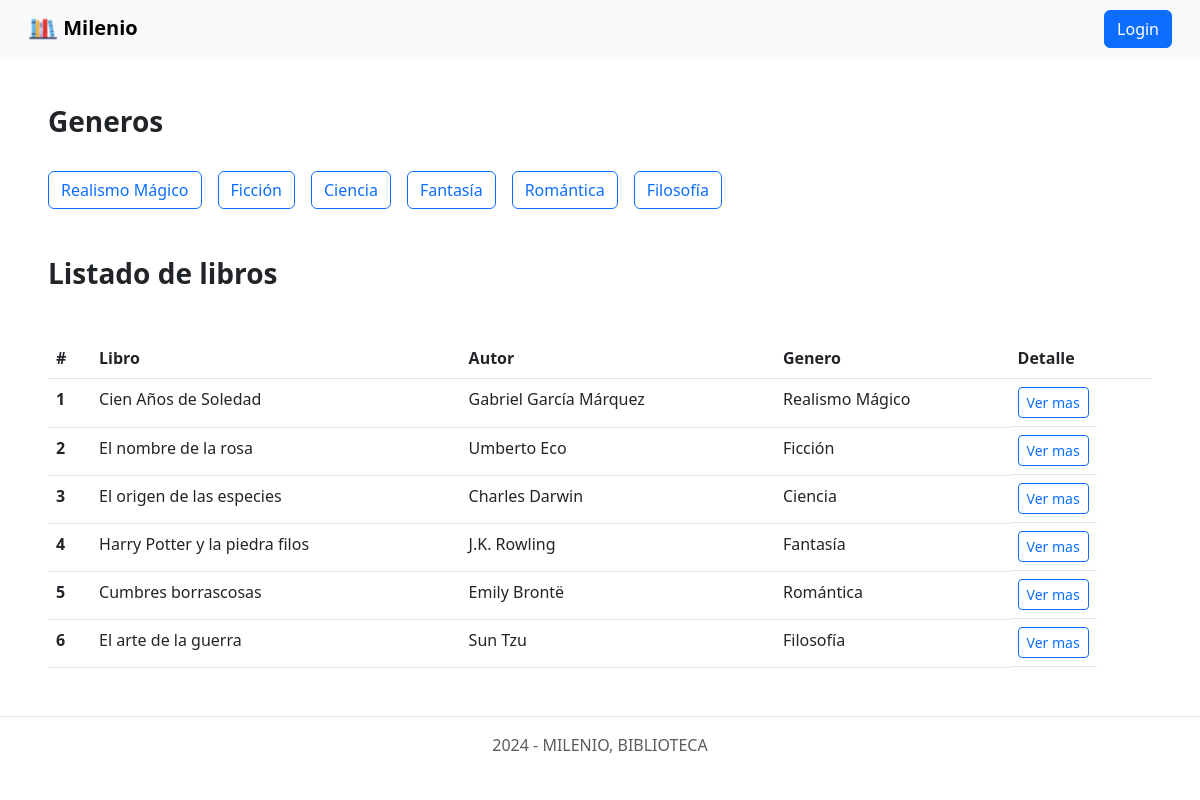
Before: / with the older database file.
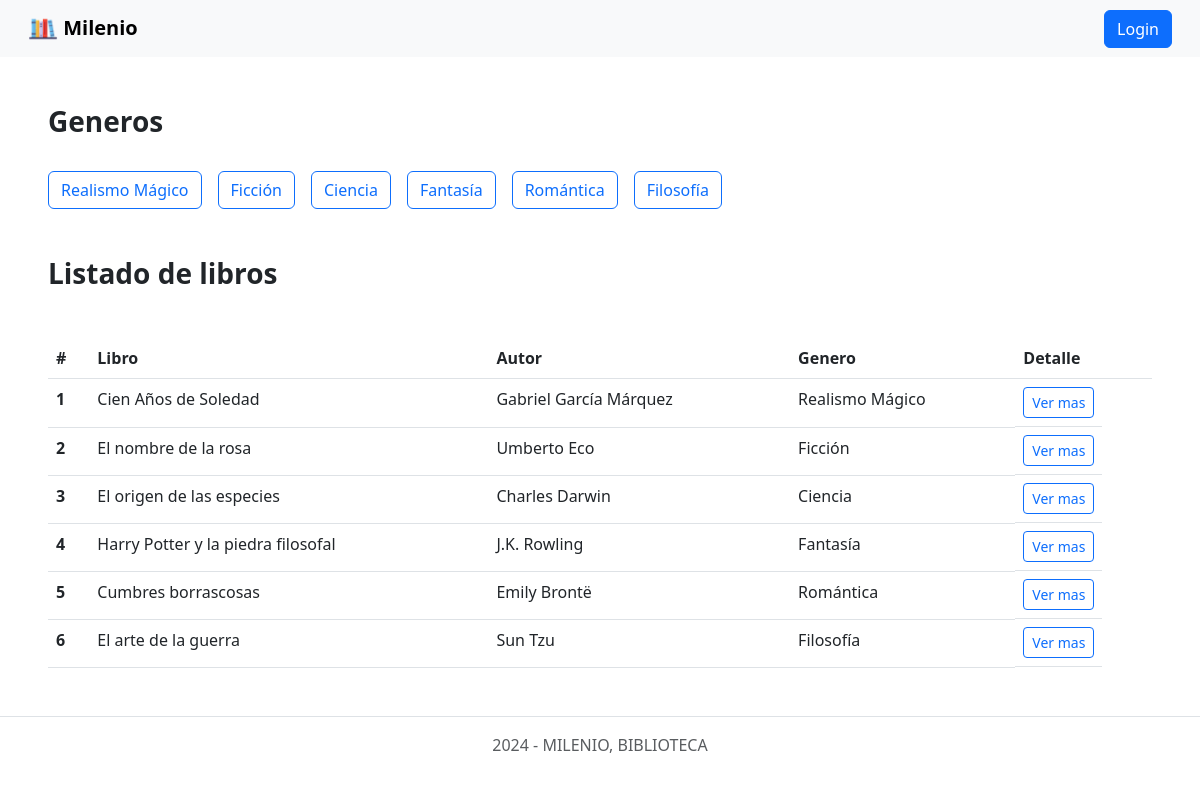
After: the same page with the newer database file.
### tables this page shows
CREATE TABLE `libros` (
  `id_libro` int(11) NOT NULL,
  `nombre` varchar(50) NOT NULL,
  `autor` varchar(40) NOT NULL,
  `resena` text NOT NULL,
  `genero` varchar(40) NOT NULL
);

### function.router.php (called while the page is built, shortened)
<?php
    function showHome(){
        include_once 'templates/layout/header.phtml';
        include_once 'templates/generos.phtml';
        include_once 'templates/catalogo.phtml';
        include_once 'templates/layout/footer.phtml';
    }

### db.php (called while the page is built)
<?php
    $db = new PDO('mysql:host=localhost;dbname=milenio_db;charset=utf8', 'root', '');
    $query = $db->prepare('SELECT * FROM libros');
    $query->execute();
    $catalogo = $query->fetchAll(PDO::FETCH_ASSOC);
    $generos = [];
    foreach ($catalogo as $genero):
        if (!in_array($genero['genero'], $generos)):
            $generos[] = $genero['genero'];
        endif;
    endforeach;

### templates/catalogo.phtml (the view)
<?php
    include_once 'db.php';
?>
<div class="mx-5">
    <h2 class="fs-3 fw-bold mt-5">Listado de libros</h2>
    <table class="table mt-5">
        <thead>
            <tr>
                <th scope="col">#</th><th scope="col">Libro</th><th scope="col">Autor</th><th scope="col">Genero</th><th scope="col">Detalle</th>
            </tr>
        </thead>
        <tbody>
            <?php
                foreach($catalogo as $libro){
                    echo '
                        <tr>
                            <th scope="row">' . $libro['id_libro'] . '</th>
                            <td>' . $libro['nombre'] . '</td>
                            <td>' . $libro['autor'] . '</td>
                            <td>' . $libro['genero'] . '</td>
                            <td class="d-inline-flex gap-3">
                                <a href="../router.php/?action=detail/' . $libro['id_libro'] . '">
                                    <button type="button" class="btn btn-outline-primary btn-sm">Ver mas</button>
                                </a>
                            </td>
                        </tr>
                    ';
                }
            ?>
        </tbody>
    </table>
</div>

### router.php (shortened to what this page needs)
<?php
    include_once 'function.router.php';
    if(!empty($_GET['action'])){
        $action = $_GET['action'];
    } else {
        $action = 'home';
    }
    $params = explode('/', $action);
    switch ($params[0]) {
        case 'home':
            showHome();
            break;
    }
?>

### templates/layout/header.phtml (shortened to what this page needs)
<!DOCTYPE html>
    <html lang="en">
        <head>
            <link href="https://cdn.jsdelivr.net/npm/bootstrap@5.3.0-alpha1/dist/css/bootstrap.min.css" rel="stylesheet">
        </head>
        <nav class="navbar bg-body-tertiary px-3">
            <div class="container-fluid">
                <a class="navbar-brand fw-bold" href="?action=home">
                    <img src="../images/logo.png" alt="Logo" width="30" height="30" class="d-inline-block align-text-top">
                    Milenio
                </a>
                <a href="../router.php/?action=login"><button type="button" class="btn btn-primary">Login</button></a>
            </div>
        </nav>
        <body>

### templates/generos.phtml
<?php
    include_once 'db.php';
?>
    <h2 class="fs-3 fw-bold mt-5 ms-5">Generos</h2>
    <ul class="nav justify-content-start ms-5 mt-4 d-inline-flex gap-3">
        <?php foreach ($generos as $genero): ?>
            <li class="nav-item">
                <button type="button" class="btn btn-outline-primary"><?php echo $genero ?></button>
            </li>
        <?php endforeach; ?>
    </ul>

### templates/layout/footer.phtml (shortened to what this page needs)
    <footer class="d-flex flex-wrap justify-content-center align-items-center py-3 my-4 border-top mt-5">
        <div class="align-items-center">
            <span class="text-muted">2024 -  MILENIO, BIBLIOTECA</span>
        </div>
    </footer>
    </body>
</html>

Changed rows visible on the page:
changed libros "J.K. Rowling": nombre "Harry Potter y la piedra filos" → "Harry Potter y la piedra filosofal"
